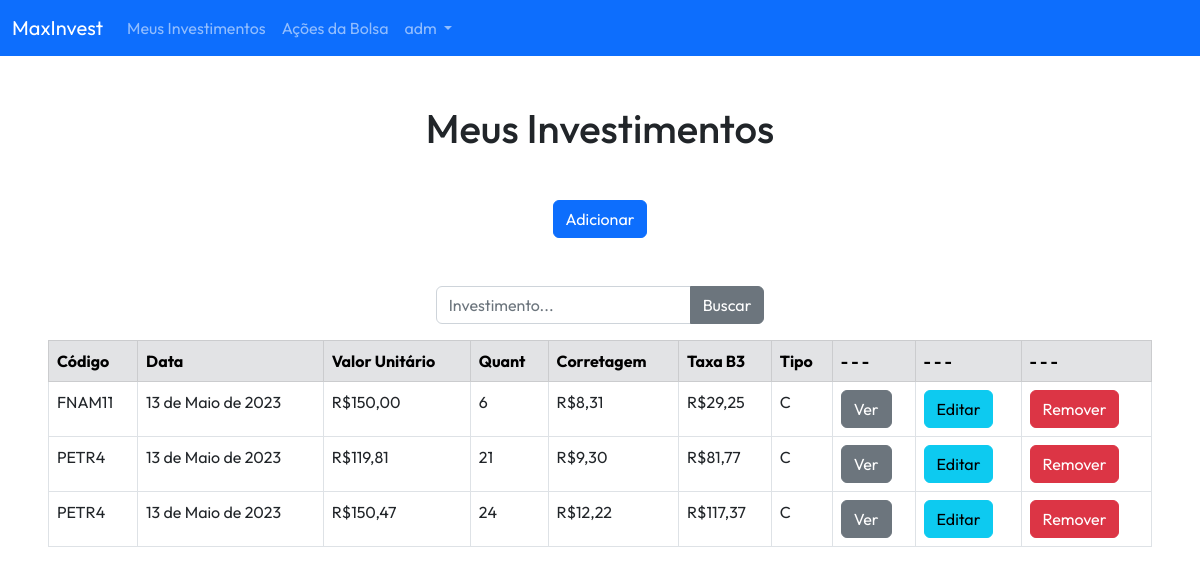
Screenshot of / (signed in) with the database file from the repository.
### base/models.py (models this page shows, shortened)
class Investment(models.Model):
    investment_type_options = (
        ("C", "Compra"),
        ("V", "Venda")
    )
    user = models.ForeignKey(User, on_delete=models.CASCADE, null=False)
    stock = models.ForeignKey(Stock, on_delete=models.CASCADE, null=False)
    code = models.CharField(verbose_name='Código', max_length=25, null=False, blank=True)
    date = models.DateField(verbose_name='Data de Investimento')
    value = models.DecimalField(verbose_name='Valor Unitário',max_digits=15,decimal_places=2,default=0)
    amount = models.IntegerField(verbose_name='Quantidade',default=0)
    brokerage = models.DecimalField(verbose_name='Corretagem',max_digits=5,decimal_places=2,default=0)
    type = models.CharField(verbose_name='Tipo', max_length=1, choices=investment_type_options, null=False, blank=True)
    def taxab3(self):
        return round(((self.value * self.amount) * Decimal(0.0325)), 2)
    class Meta:
        ordering = ['date']

class Stock(models.Model):
    stock = models.CharField(max_length=10, db_column='stock')
    name = models.CharField(max_length=200, db_column='name')
    market_cap = models.CharField(max_length=20, db_column='market_cap', null=True)
    def __str__(self):
       return self.stock

### base/views.py (the view)
# urls.py: path('', InvestList.as_view(), name='investments'),
class InvestList(LoginRequiredMixin, ListView):
    model = Investment
    context_object_name = 'investments'
    def get_context_data(self, **kwargs):
        context = super().get_context_data(**kwargs)
        context['investments'] = context['investments'].filter(user=self.request.user)
        search_input = self.request.GET.get('search-area') or ''
        if search_input:
            context['investments'] = context['investments'].filter(stock__icontains=search_input)
        return context

### base/templates/base/investment_list.html (shortened to what this page needs)
{% extends "style.html" %}
{% block page_content %}
<nav class="navbar navbar-expand-lg navbar-dark bg-primary">
    <div class="container-fluid">
    <a class="navbar-brand" href="{% url 'investments' %}">MaxInvest</a>
    <div class="collapse navbar-collapse">
        <ul class="navbar-nav">
            {% if request.user.is_authenticated %}
                <li class="nav-item">
                    <a class="nav-link" href="{% url 'investments' %}">Meus Investimentos</a>
                </li>
                <li class="nav-item">
                    <a class="nav-link" href="{% url 'stocks_list' %}">Ações da Bolsa</a>
                </li>
                <li class="nav-item dropdown">
                    <a class="nav-link dropdown-toggle" href="#" role="button" data-bs-toggle="dropdown" aria-expanded="false">
                        {{request.user}}
                    </a>
                </li>
            {% else %}
                <li class="nav-item">
                    <a class="nav-link" href="{% url 'login' %}">Entrar</a>
                </li>
            {% endif %}
        </ul>
    </div>
    </div>
</nav>
<h1 class="text-center m-5">Meus Investimentos</h1>
<div class="d-flex justify-content-center m-4 pb-4">
    <a href="{% url 'invest-create' %}">
        <button class="btn btn-primary">Adicionar</button>
    </a>
</div>
<div class="px-5">
    <div class="d-flex justify-content-evenly m-0">
        <form method="GET">
            <div class="input-group mb-3">
                <input class="form-control" placeholder="Investimento..." type="text" name="search-area">
                <input class="btn btn-secondary" type="submit" value="Buscar">
            </div>
        </form>
    </div>
    <table class="table table-hover table-bordered ">
        <thead class="table-secondary">
            <tr>
                <th>Código</th>
                <th>Data</th>
                <th>Valor Unitário</th>
                <th>Quant</th>
                <th>Corretagem</th>
                <th>Taxa B3</th>
                <th>Tipo</th>
                <th>- - -</th>
                <th>- - -</th>
                <th>- - -</th>
            </tr>
        </thead>
        <tbody>
            {% for item in investments %}
            <tr>
                <td>{{item.stock}}</td>
                <td>{{item.date}}</td>
                <td>R${{item.value}}</td>
                <td>{{item.amount}}</td>
                <td>R${{item.brokerage}}</td>
                <td>R${{item.taxab3}}</td>
                <td>{{item.type}}</td>
                <td>
                    <a href="{% url 'invest' item.id %}">
                        <button class="btn btn-secondary">Ver</button>
                    </a>
                </td>
                <td>
                    <a href="{% url 'invest-update' item.id %}">
                        <button class="btn btn-info">Editar</button>
                    </a>
                </td>
                <td>
                    <a href="{% url 'invest-delete' item.id %}">
                        <button class="btn btn-danger">Remover</button>
                    </a>
                </td>
            </tr>
            {% empty %}
            <h3 class="border border-warning rounded-1 text-center m-3">
                Você ainda não possui investimentos!
            </h3>
            {% endfor %}
        </tbody>
    </table>
</div>
{% endblock %}

### max_invest/templates/style.html (style rules this page uses)
body { font-family: 'Outfit', sans-serif; }

### rows the page displays
Investment: stock "FNAM11", date "13 de Maio de 2023", value "150,00", amount "6", brokerage "8,31", taxab3 "29,25", type "C"
Investment: stock "PETR4", date "13 de Maio de 2023", value "119,81", amount "21", brokerage "9,30", taxab3 "81,77", type "C"
Investment: stock "PETR4", date "13 de Maio de 2023", value "150,47", amount "24", brokerage "12,22", taxab3 "117,37", type "C"

### other values shown
{{ request.user }} "adm"
